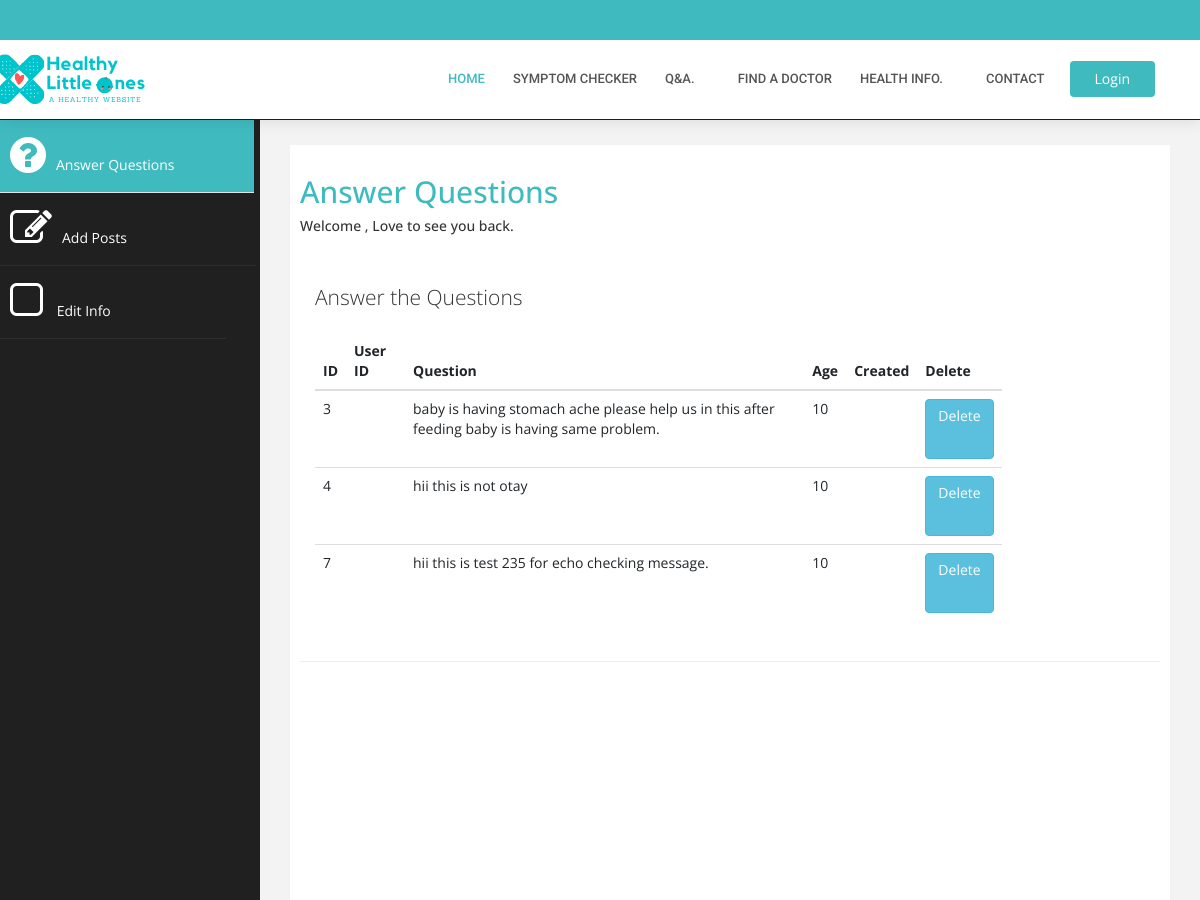
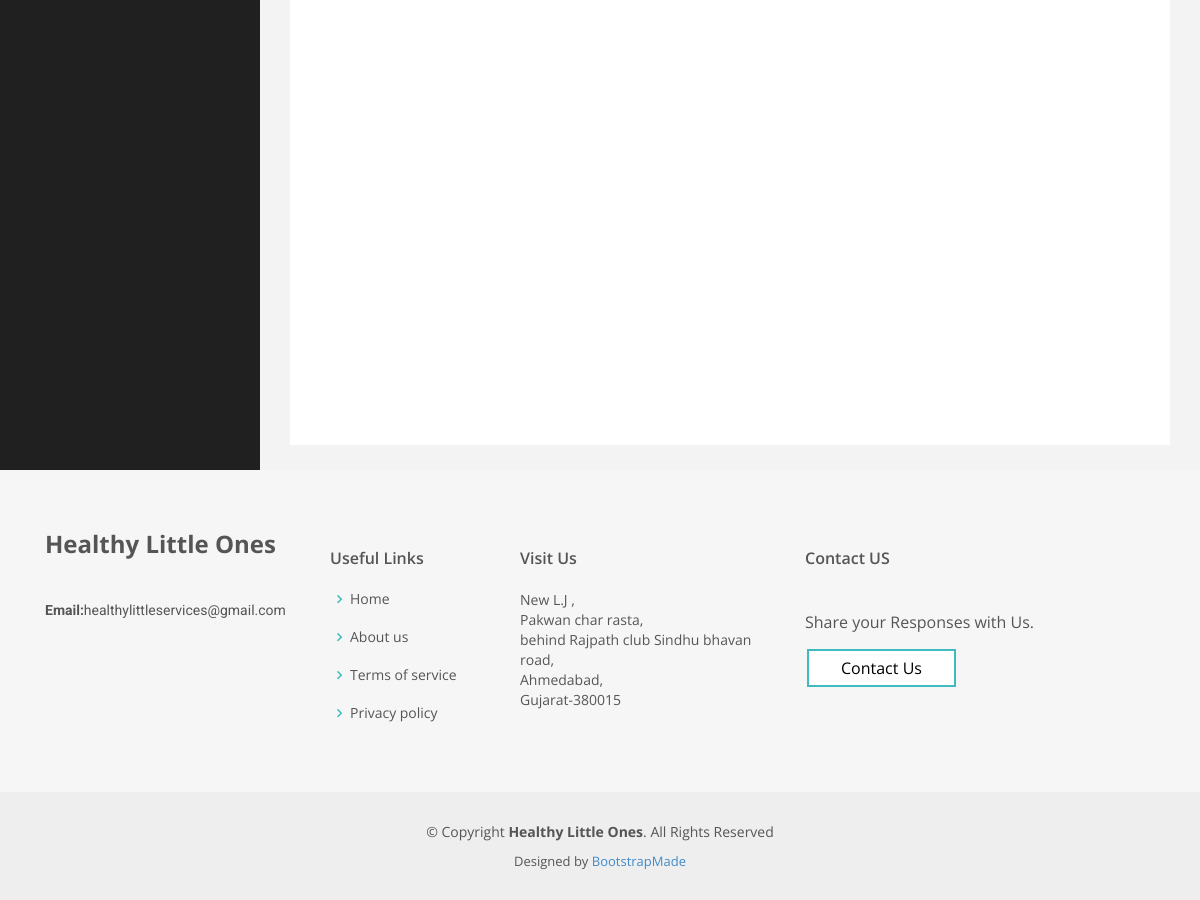
The app's page /manageans.php with its own data (2 pictures, top to bottom).
### tables this page shows
CREATE TABLE `que_doc` (
  `QueD_ID` int(255) NOT NULL,
  `User_ID` int(255) DEFAULT NULL,
  `Que_Text` varchar(255) NOT NULL,
  `que_st` int(10) NOT NULL,
  `age` int(100) NOT NULL,
  `gender` varchar(20) NOT NULL,
  `Created_AT` timestamp NOT NULL DEFAULT current_timestamp()
);

### manageans.php (the view, shortened to what this page needs)
<?php
    include 'Connect.php';
  $sql = "SELECT * FROM que_doc where que_st = '0'";
  if($result = mysqli_query($db, $sql)){
    if(mysqli_num_rows($result) > 0){
include("header.php");
?>
<head>
    <link href="assets/css/bootstrap.css" rel="stylesheet" />
    <link href="assets/css/font-awesome.css" rel="stylesheet" />
    <link href="assets/css/custom.css" rel="stylesheet" />
   <link href="docpanel.css" rel="stylesheet" />
</head>
<body>
    <div id="wrapper">
       <br><br><br><br>
                <nav class="navbar-default navbar-side" role="navigation">
            <div class="sidebar-collapse">
                <ul class="nav" id="main-menu">
                      <li style="background-color:white">
                        <a class="active-menu"  href="Docpanel"><i class="fa fa-3x fa-question-circle" aria-hidden="true"></i>Answer Questions&emsp;&emsp;&emsp;&emsp;&emsp;</a>
                    </li>
                    <li>
                        <a  href="tab-panel.html"><i class="fa fa-3x fa-pencil-square-o" aria-hidden="true"></i>Add Posts&emsp;&emsp;&emsp;&emsp;&emsp;&emsp;&emsp;&emsp;&ensp;</a>
                    </li>
                  <li  >
                        <a  href="blank.html"><i class="fa fa-square-o fa-3x"></i> Edit Info&emsp;&emsp;&emsp;&emsp;&emsp;&emsp;&emsp;&ensp;</a>
                    </li>
                </ul>
            </div>
        </nav>
        <div id="page-wrapper" >
            <div id="page-inner">
                <div class="row">
                    <div class="col-md-12">
                     <h2>Answer Questions</h2>
                        <h5>Welcome  , Love to see you back. </h5>
      <div class="col-md-9 col-lg-10 main"><br>
        <h1 class="lead hidden-xs-down">Answer the Questions</h1>
        <table class="table table-hover">
            <thead>
              <tr>
                <th scope="col">ID</th>
                <th scope="col">User ID</th>
                <th scope="col">Question</th>
                <th scope="col">Age</th>
                <th scope="col">Created</th>
                <th scope="col">Delete</th>
              </tr>
            </thead>
            <tbody>
             <?php
              while($rows=$result->fetch_assoc())
              {
             ?>
              <tr>
                <td><?php echo $rows['QueD_ID'] ?></td>
                <td><?php echo $rows['User_ID'] ?></td>
                <td><?php echo $rows['Que_Text'] ?></td>
                <td><?php echo $rows['age'] ?></td>
                <td><?php echo $rows['Created_At'] ?></td><?php $ans = "ans"; ?>
                      <td><?php echo'<a href="deleteans.php?id='.$rows['QueD_ID'].'stat='.$ans.'" class="btn btn-info btn-dark ">'?>
                      <i class="lni lni-trash"></i></i> Delete
                      </a></td>
              </tr>
              <?php
              }
              ?>
            </tbody>
          </table>
          </div>
                    </div>
                </div>
                 <hr />
    </div>
            </div>
        </div>
    <?php
}
else{
  include('header.php');
  echo '
        <br><br><br><h1>Sorry no records found.</h1><hr>';
        include('footer.php');
    }
} else{
    echo "ERROR: Could not able to execute $sql. " . mysqli_error($db);
}
include("footer.php");
?>

### assets/css/style.css (style rules this page uses)
body { font-family: "Open Sans", sans-serif; color: #444444; }
a { color: #3fbbc0; }
h1, h2, h3, h4, h5, h6 { font-family: "Roboto", sans-serif; }
.btn { height: 60px; position: right; right: 0; top: 5px; border-radius:1px; }
body { margin-top:20px; }

### assets/css/custom.css (style rules this page uses)
body { font-family: 'Open Sans', sans-serif; }
#wrapper { width: 100%; background:#202020; }
#page-wrapper { padding: 15px 15px; min-height: 600px; background:#F3F3F3; }
#page-inner { width:100%; margin:10px 20px 10px 0px; background-color:#fff!important; padding:10px; min-height:1200px; }
h2 { color: #3fbbc0; }
.active-menu { background-color:#3fbbc0!important; }
.sidebar-collapse , .sidebar-collapse .nav { background:none; }
.sidebar-collapse .nav { padding:0; }
.sidebar-collapse .nav > li > a { color:#fff; background:#202020; text-shadow:none; }
.sidebar-collapse > .nav > li > a { padding:15px 10px; }
.sidebar-collapse > .nav > li { border-bottom: 1px solid rgba(107, 108, 109, 0.19); }
.navbar-side { border:none; background-color: #202020; }
.navbar-default { border:0px solid black; }
.nav > li > a > i { margin-right:10px; }
@media (min-width:768px) { #page-wrapper { margin: 0 0 0 260px; padding: 15px 30px; min-height: 1200px; } }
@media (min-width:768px) { .navbar-side { z-index: 1; position: absolute; width: 260px; } }

### records on screen
que_doc: QueD_ID "3", Que_Text "baby is having stomach ache please help us in this after feeding baby is having same problem.", age "10"
que_doc: QueD_ID "4", Que_Text "hii this is not otay", age "10"
que_doc: QueD_ID "7", Que_Text "hii this is test 235 for echo checking message.", age "10"
